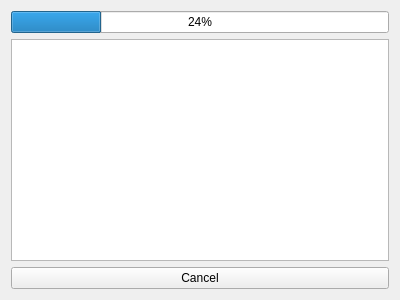
<?xml version="1.0" encoding="UTF-8"?>
<ui version="4.0">
 <class>ProgressDialog</class>
 <widget class="QDialog" name="ProgressDialog">
  <property name="windowModality">
   <enum>Qt::WindowModal</enum>
  </property>
  <property name="geometry">
   <rect>
    <x>0</x>
    <y>0</y>
    <width>400</width>
    <height>300</height>
   </rect>
  </property>
  <property name="windowTitle">
   <string>Importing molecules...</string>
  </property>
  <layout class="QGridLayout" name="gridLayout">
   <item row="0" column="0">
    <widget class="QProgressBar" name="progressBar">
     <property name="value">
      <number>24</number>
     </property>
    </widget>
   </item>
   <item row="1" column="0">
    <widget class="QTextEdit" name="textEdit">
     <property name="readOnly">
      <bool>true</bool>
     </property>
    </widget>
   </item>
   <item row="2" column="0">
    <widget class="QPushButton" name="cancelButton">
     <property name="text">
      <string>Cancel</string>
     </property>
     <property name="autoDefault">
      <bool>false</bool>
     </property>
    </widget>
   </item>
  </layout>
 </widget>
 <resources/>
 <connections/>
</ui>
